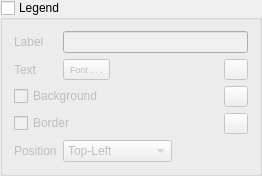
            <widget class="QgsCollapsibleGroupBox" name="groupLegend">
             <property name="title">
              <string>Legend</string>
             </property>
             <property name="checkable">
              <bool>true</bool>
             </property>
             <property name="checked">
              <bool>false</bool>
             </property>
             <layout class="QVBoxLayout" name="verticalLayout_3">
              <item>
               <layout class="QGridLayout" name="gridLayout_7">
                <item row="4" column="0">
                 <widget class="QLabel" name="label_22">
                  <property name="text">
                   <string>Position</string>
                  </property>
                 </widget>
                </item>
                <item row="1" column="3">
                 <widget class="QgsColorButton" name="colorLegendText">
                  <property name="minimumSize">
                   <size>
                    <width>24</width>
                    <height>21</height>
                   </size>
                  </property>
                  <property name="color">
                   <color>
                    <red>0</red>
                    <green>0</green>
                    <blue>0</blue>
                   </color>
                  </property>
                 </widget>
                </item>
                <item row="4" column="1">
                 <widget class="QComboBox" name="cboPosLegend">
                  <item>
                   <property name="text">
                    <string>Top-Left</string>
                   </property>
                  </item>
                  <item>
                   <property name="text">
                    <string>Top-Right</string>
                   </property>
                  </item>
                  <item>
                   <property name="text">
                    <string>Bottom-Left</string>
                   </property>
                  </item>
                  <item>
                   <property name="text">
                    <string>Bottom-Right</string>
                   </property>
                  </item>
                  <item>
                   <property name="text">
                    <string>Top-Center</string>
                   </property>
                  </item>
                  <item>
                   <property name="text">
                    <string>Bottom-Center</string>
                   </property>
                  </item>
                 </widget>
                </item>
                <item row="0" column="0">
                 <widget class="QLabel" name="label_20">
                  <property name="text">
                   <string>Label</string>
                  </property>
                 </widget>
                </item>
                <item row="2" column="3">
                 <widget class="QgsColorButton" name="colorLegendBackground">
                  <property name="minimumSize">
                   <size>
                    <width>24</width>
                    <height>21</height>
                   </size>
                  </property>
                  <property name="color">
                   <color>
                    <red>255</red>
                    <green>255</green>
                    <blue>255</blue>
                   </color>
                  </property>
                  <property name="defaultColor">
                   <color>
                    <red>255</red>
                    <green>255</green>
                    <blue>255</blue>
                   </color>
                  </property>
                 </widget>
                </item>
                <item row="1" column="0">
                 <widget class="QLabel" name="label_21">
                  <property name="text">
                   <string>Text</string>
                  </property>
                 </widget>
                </item>
                <item row="2" column="0" colspan="3">
                 <widget class="QCheckBox" name="cbLegendBackground">
                  <property name="text">
                   <string>Background</string>
                  </property>
                 </widget>
                </item>
                <item row="0" column="1" colspan="3">
                 <widget class="QLineEdit" name="labelLegend"/>
                </item>
                <item row="1" column="1">
                 <widget class="QgsFontButton" name="fbtnLegend">
                  <property name="minimumSize">
                   <size>
                    <width>0</width>
                    <height>21</height>
                   </size>
                  </property>
                  <property name="font">
                   <font>
                    <pointsize>7</pointsize>
                   </font>
                  </property>
                  <property name="text">
                   <string>Font . . .</string>
                  </property>
                  <property name="mode">
                   <enum>QgsFontButton::ModeQFont</enum>
                  </property>
                 </widget>
                </item>
                <item row="1" column="2">
                 <spacer name="horizontalSpacer_7">
                  <property name="orientation">
                   <enum>Qt::Horizontal</enum>
                  </property>
                  <property name="sizeHint" stdset="0">
                   <size>
                    <width>40</width>
                    <height>20</height>
                   </size>
                  </property>
                 </spacer>
                </item>
                <item row="3" column="0" colspan="3">
                 <widget class="QCheckBox" name="cbLegendFrame">
                  <property name="text">
                   <string>Border</string>
                  </property>
                 </widget>
                </item>
                <item row="3" column="3">
                 <widget class="QgsColorButton" name="colorLegendFrame">
                  <property name="minimumSize">
                   <size>
                    <width>24</width>
                    <height>21</height>
                   </size>
                  </property>
                  <property name="color">
                   <color>
                    <red>0</red>
                    <green>0</green>
                    <blue>0</blue>
                   </color>
                  </property>
                  <property name="defaultColor">
                   <color>
                    <red>0</red>
                    <green>0</green>
                    <blue>0</blue>
                   </color>
                  </property>
                 </widget>
                </item>
               </layout>
              </item>
             </layout>
            </widget>
